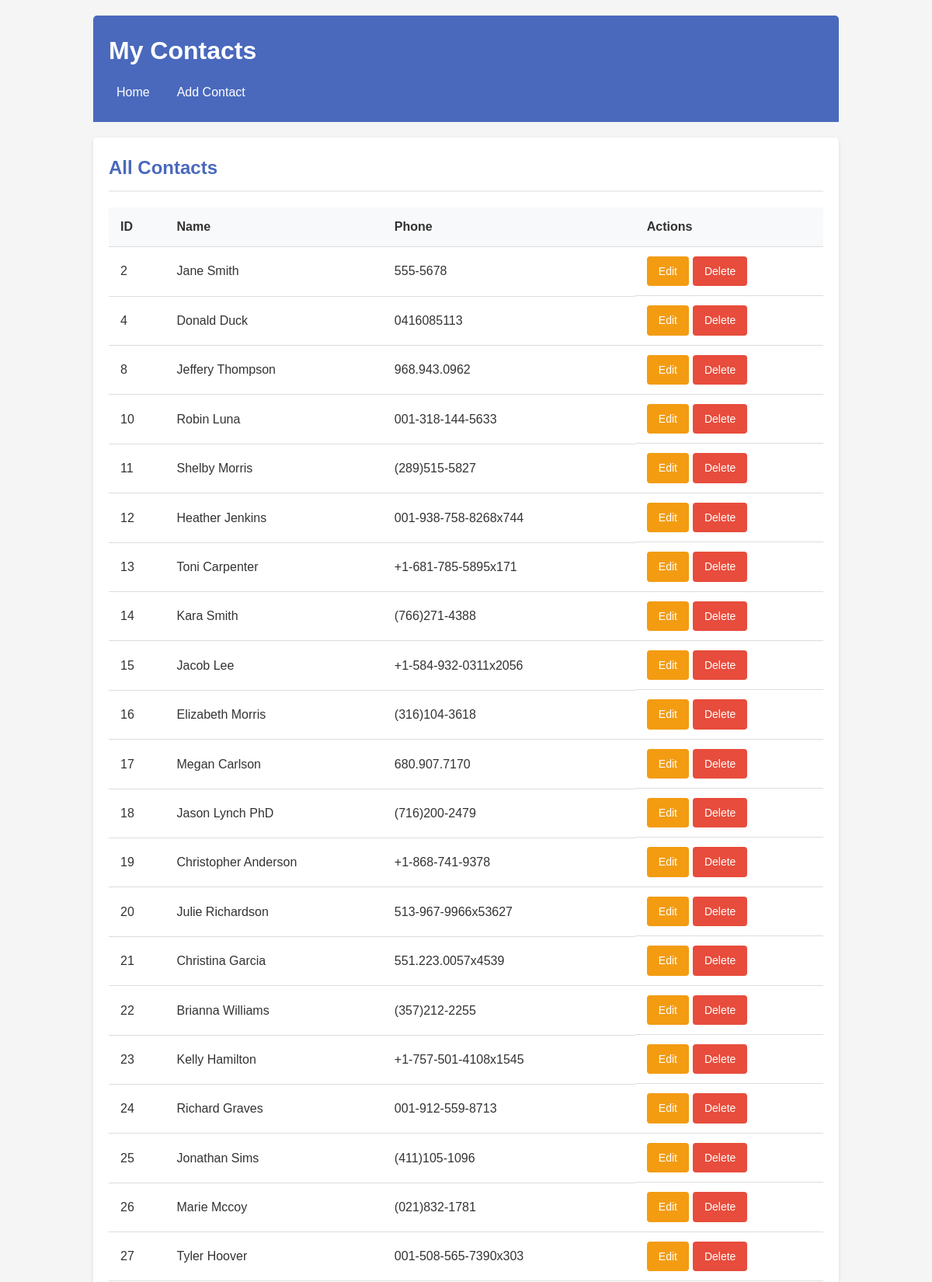
The page / (upper part) on the database its author committed.
### tables this page shows
CREATE TABLE contacts (
    id INTEGER PRIMARY KEY AUTOINCREMENT,
    name TEXT NOT NULL,
    phone TEXT NOT NULL
);

### app.py (the view)
@app.route('/')
def index():
    conn = get_db_connection()
    contacts = conn.execute('SELECT * FROM contacts').fetchall()
    conn.close()
    return render_template('index.html', contacts=contacts)

### app.py (called while the page is built)
def get_db_connection():
    import os
    base_dir = os.path.dirname(os.path.abspath(__file__))
    instance_dir = os.path.join(base_dir, 'instance')
    if not os.path.exists(instance_dir):
        os.makedirs(instance_dir)
    db_path = os.path.join(instance_dir, 'contacts_updated.db')
    conn = sqlite3.connect(db_path)
    conn.row_factory = sqlite3.Row  # This allows accessing columns by name
    return conn

### templates/index.html (shortened to what this page needs)
{% extends 'base.html' %}
{% block content %}
    <h2>All Contacts</h2>
    {% if contacts %}
        <table>
            <thead>
                <tr>
                    <th>ID</th>
                    <th>Name</th>
                    <th>Phone</th>
                    <th>Actions</th>
                </tr>
            </thead>
            <tbody>
                {% for contact in contacts %}
                    <tr>
                        <td>{{ contact['id'] }}</td>
                        <td>{{ contact['name'] }}</td>
                        <td>{{ contact['phone'] }}</td>
                        <td class="actions">
                            <a href="{{ url_for('edit_form', id=contact['id']) }}" class="btn edit">Edit</a>
                            <a href="{{ url_for('delete_contact', id=contact['id']) }}" class="btn delete" onclick="return confirm('Are you sure you want to delete this contact?')">Delete</a>
                        </td>
                    </tr>
                {% endfor %}
            </tbody>
        </table>
    {% else %}
        <p class="no-data">No contacts found. <a href="{{ url_for('add_form') }}">Add one</a>!</p>
    {% endif %}
{% endblock %}

### templates/base.html (shortened to what this page needs)
<!DOCTYPE html>
<html lang="en">
<head>
    <link rel="stylesheet" href="{{ url_for('static', filename='css/style.css') }}">
</head>
<body>
    <header>
        <h1>My Contacts</h1>
        <nav>
            <a href="{{ url_for('index') }}">Home</a>
            <a href="{{ url_for('add_form') }}">Add Contact</a>
        </nav>
    </header>
    <main>
        {% block content %}{% endblock %}
    </main>
</body>
</html>

### static/css/style.css (style rules this page uses)
* { box-sizing: border-box; margin: 0; padding: 0; }
body { font-family: Arial, sans-serif; line-height: 1.6; color: #333; max-width: 1000px; margin: 0 auto; padding: 20px; background-color: #f5f5f5; }
header { background-color: #4a69bd; color: white; padding: 20px; border-radius: 5px 5px 0 0; margin-bottom: 20px; }
header h1 { margin-bottom: 10px; }
nav { display: flex; gap: 15px; }
nav a { color: white; text-decoration: none; padding: 5px 10px; border-radius: 3px; transition: background-color 0.3s; }
main { background-color: white; padding: 20px; border-radius: 5px; box-shadow: 0 2px 5px rgba(0, 0, 0, 0.1); }
h2 { color: #4a69bd; margin-bottom: 20px; border-bottom: 2px solid #eee; padding-bottom: 10px; }
table { width: 100%; border-collapse: collapse; margin-bottom: 20px; }
th, td { padding: 12px 15px; text-align: left; border-bottom: 1px solid #ddd; }
th { background-color: #f8f9fa; font-weight: bold; }
.btn { display: inline-block; padding: 8px 15px; border: none; border-radius: 4px; cursor: pointer; text-decoration: none; font-size: 14px; transition: background-color 0.3s; }
.edit { background-color: #f39c12; color: white; }
.delete { background-color: #e74c3c; color: white; }
.actions { display: flex; gap: 5px; }

### rows shown on the page
contacts: id "2", name "Jane Smith", phone "555-5678"
contacts: id "4", name "Donald Duck", phone "0416085113"
contacts: id "8", name "Jeffery Thompson", phone "968.943.0962"
contacts: id "10", name "Robin Luna", phone "001-318-144-5633"
contacts: id "11", name "Shelby Morris", phone "(289)515-5827"
contacts: id "12", name "Heather Jenkins", phone "001-938-758-8268x744"
contacts: id "13", name "Toni Carpenter", phone "+1-681-785-5895x171"
contacts: id "14", name "Kara Smith", phone "(766)271-4388"
contacts: id "15", name "Jacob Lee", phone "+1-584-932-0311x2056"
contacts: id "16", name "Elizabeth Morris", phone "(316)104-3618"
contacts: id "17", name "Megan Carlson", phone "680.907.7170"
contacts: id "18", name "Jason Lynch PhD", phone "(716)200-2479"
contacts: id "19", name "Christopher Anderson", phone "+1-868-741-9378"
contacts: id "20", name "Julie Richardson", phone "513-967-9966x53627"
contacts: id "21", name "Christina Garcia", phone "551.223.0057x4539"
contacts: id "22", name "Brianna Williams", phone "(357)212-2255"
contacts: id "23", name "Kelly Hamilton", phone "+1-757-501-4108x1545"
contacts: id "24", name "Richard Graves", phone "001-912-559-8713"
contacts: id "25", name "Jonathan Sims", phone "(411)105-1096"
contacts: id "26", name "Marie Mccoy", phone "(021)832-1781"
contacts: id "27", name "Tyler Hoover", phone "001-508-565-7390x303"
